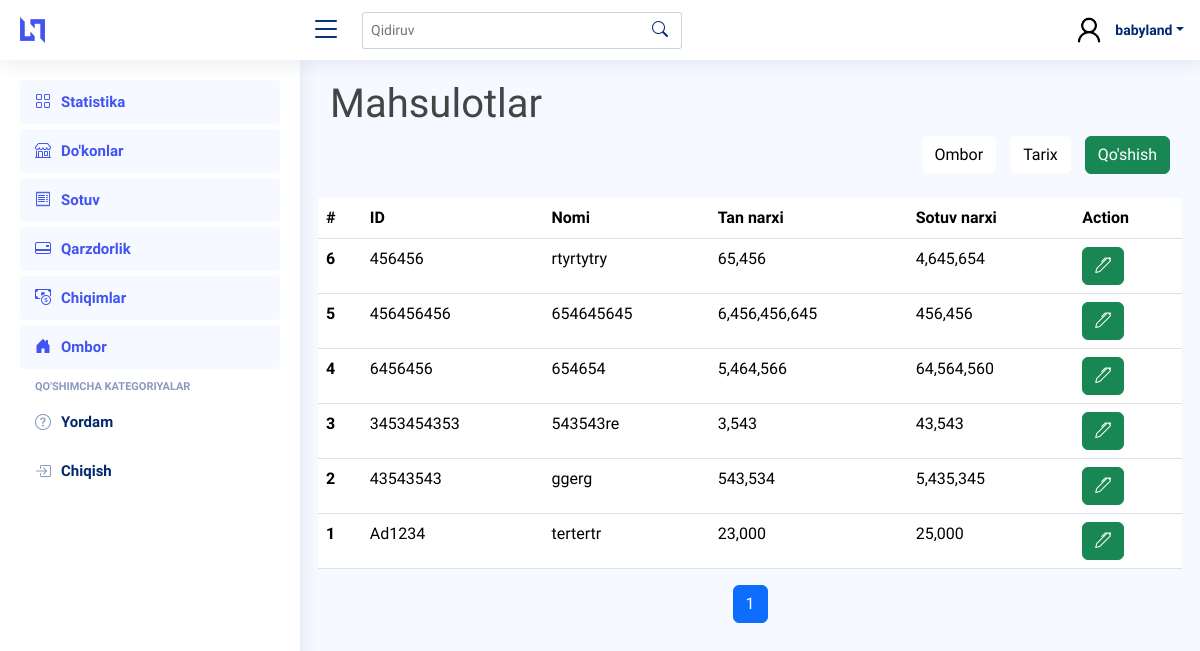
/storage/products/ (signed in), run on an earlier commit of the app's database.
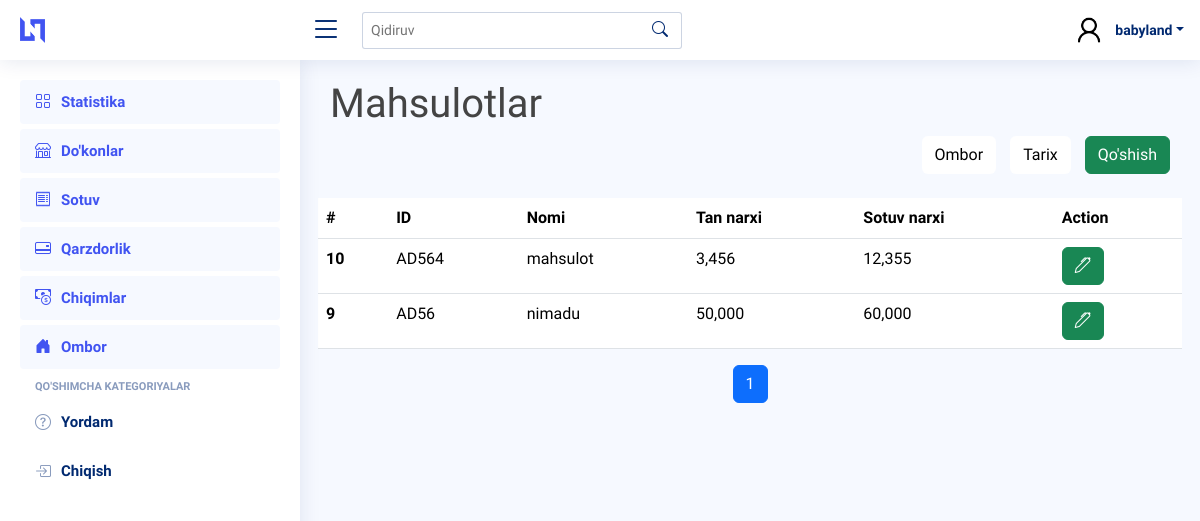
And on a later commit of the database.
### main_app/models.py (models this page shows, shortened)
class Product(models.Model):
    name = models.CharField(max_length=250)
    base_price = models.PositiveIntegerField(default=0)
    sale_price = models.PositiveIntegerField(default=0)
    amount = models.PositiveIntegerField(default=0)
    qr_code_id = models.CharField(max_length=250)

### main_app/views.py (the view, shortened to what this page needs)
# urls.py: path("storage/products/", ProductsView.as_view(), name="products"),
@method_decorator(login_required, name='dispatch')
class ProductsView(ListView):
    template_name = "storage/products.html"
    model = Product
    context_object_name = 'products'
    paginate_by = 10
    def get_context_data(self, **kwargs):
        context = super().get_context_data(**kwargs)
        products = Product.objects.all().order_by("-id")
        paginator_products = Paginator(products, self.paginate_by)
        page_number_products = self.request.GET.get('page_products')
        page_obj_products = paginator_products.get_page(page_number_products)
        context["page_obj_products"] = page_obj_products
        return context

### templates/storage/products.html (shortened to what this page needs)
{% extends 'wrapper.html' %}
{% load humanize %}
{% block content %}
<h1>Mahsulotlar</h1>
  <div class="d-flex justify-content-end align-items-center">
    <div>
      <form method="POST">
        <a type="button" class="btn product_a" href="{% url 'main_app:storage' %}">Ombor</a>
        <a type="button" class="btn product_a" href="{% url 'main_app:storage_history' %}">Tarix</a>
        <button type="button" class="btn btn-success" data-bs-toggle="modal" data-bs-target="#exampleModal">Qo'shish</button>
      </form>
    </div>
  </div>
    <div class="row mt-4" style="overflow-x: auto;">
      {% if page_obj_products %}
            <table class="table" >
              <thead>
                <tr>
                  <th scope="col">#</th>
                  <th scope="col">ID</th>
                  <th scope="col">Nomi</th>
                  <th scope="col">Tan narxi</th>
                  <th scope="col">Sotuv narxi</th>
                  <th scope="col">Action</th>
                </tr>
              </thead>
              <tbody>
                {% for i in page_obj_products %}
                <tr>
                  <th scope="row">{{ i.id }}</th>
                  <td>{{ i.qr_code_id }}</td>
                  <td>{{ i.name }}</td>
                  <td>{{ i.base_price|intcomma }}</td>
                  <td>{{ i.sale_price|intcomma }}</td>
                  <td>
                    <div>
                      <form method="POST" class="d-flex justify-content-start align-items-center gap-3">
                        <button type="button" class="btn btn-success edit-btn" data-id="{{ i.id }}" data-bs-toggle="modal"  data-bs-target="#editProduct"> <i class="bi bi-pen"></i></button>
                      </form>
                    </div>
                  </td>
                </tr>
                {% endfor %}
              </tbody>
            </table>
            {% else %}
              <div style="color: gray;font-size:20px;text-align:center">
                Ma'lumot mavjud emas!!!
              </div>
            {% endif %}
            <nav aria-label="Page navigation">
              <ul class="pagination justify-content-center">
                {% for num in page_obj_products.paginator.page_range %}
                  {% if page_obj_products.number == num %}
                    <li class="page-item active"><a class="page-link" href="?page_products={{ num }}">{{ num }}</a></li>
                  {% else %}
                    <li class="page-item"><a class="page-link" href="?page_products={{ num }}">{{ num }}</a></li>
                  {% endif %}
                {% endfor %}
              </ul>
            </nav>
    </div>
{% endblock content %}

What changed in the data, as far as the page shows it:
removed Product: id "6", qr_code_id "456456", name "rtyrtytry", base_price "65,456", sale_price "4,645,654"
removed Product: id "5", qr_code_id "456456456", name "654645645", base_price "6,456,456,645", sale_price "456,456"
removed Product: id "4", qr_code_id "6456456", name "654654", base_price "5,464,566", sale_price "64,564,560"
removed Product: id "3", qr_code_id "3453454353", name "543543re", base_price "3,543", sale_price "43,543"
removed Product: id "2", qr_code_id "43543543", name "ggerg", base_price "543,534", sale_price "5,435,345"
removed Product: id "1", qr_code_id "Ad1234", name "tertertr", base_price "23,000", sale_price "25,000"
added Product: id "10", qr_code_id "AD564", name "mahsulot", base_price "3,456", sale_price "12,355"
added Product: id "9", qr_code_id "AD56", name "nimadu", base_price "50,000", sale_price "60,000"
